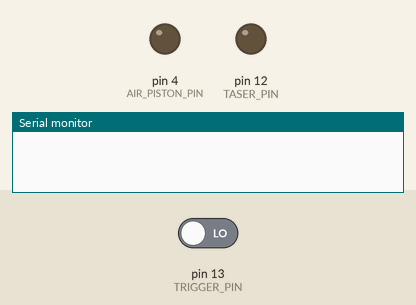
Recording of a sketch running on a simulated Arduino Uno, built with avr-gcc and run on an emulated ATmega328P. On the bench: output pins drawn as LEDs (lit = HIGH), the last lines printed to the serial monitor. Inputs (shaded band) come from the test bench; at power-on: pin 13 (TRIGGER_PIN) LOW.

Above: at 1.2 s.
1.3 s: pin 13 (TRIGGER_PIN) driven HIGH
At 1.35 s:
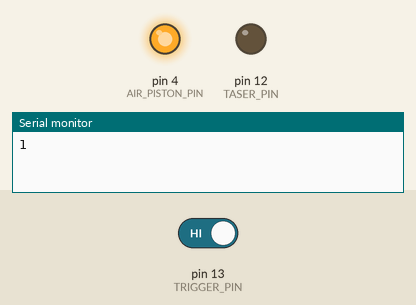
Timing chart, 0 to 4.3 s (numbered marks = the images above; inputs shaded):
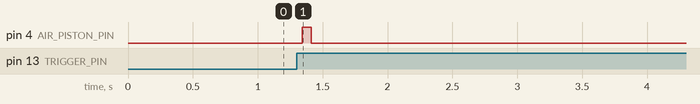

Measured:
- after the input at 1.3 s, pin 4 (AIR_PISTON_PIN): LOW → HIGH at once, → LOW 0.07 s later

The sketch:

wiredESP.ino
```````````````````cpp
#include <Arduino.h>
#include <Bounce2.h>
#include"functions.h"

// Define Pins
#define TRIGGER_PIN 13
#define AIR_PISTON_PIN 4
#define TASER_PIN 12

// Debounce Object
Bounce trigger = Bounce();

// Zap Timer
unsigned long zap = millis();
bool notZapped = true;

void setup() {
  // Initialize Serial Comms
  Serial.begin(115200);
  Serial.setTimeout(1);

  // Setup Trigger Pin
  trigger.attach(TRIGGER_PIN, INPUT);
  trigger.interval(25);

  // Setup Air Piston Pin
  pinMode(AIR_PISTON_PIN, OUTPUT);

  // Setup Taser Pin
  pinMode(TASER_PIN, OUTPUT);
}

void loop() {

  // Update Debounced Button Object
  trigger.update();

  // Check for Trigger Press
  if(trigger.rose()){
    // Send trigger event to the PC
    Serial.println(1);

    // Shoot -- Temporary, Remove When Connected to Computer and Comms Work
    fire_shot(70);
  }

  // Hardcoded zap
  if(((millis() - zap) > 10000) && notZapped){
    notZapped = false;
    punish_player(4);
  }

  // Get Trigger Data
  //while (!Serial.available()); // Breaks everything, never leaves loop
  x = Serial.readString().toInt();
  if (x == 3) { // shot denied, do nothing  `!qqqq  `!Q@Q!! ``````````````````1Q2
    if (debug == true) {
      //Serial.flush();
      Serial.print(x);
    }
  }
  else if (x == 556) { // shot confirmed fire! (AR recoil)
    fire_shot(70);
    if (debug == true) {
      Serial.print(x);
    }
  }
  else if (x == 308) { // shot confirmed fire! (308 recoil)
    fire_shot(70);
    if (debug == true) {
      Serial.print(x);
    }
  }
  else if (x == 9) { // shot confirmed fire! (9mm SMG recoil)
    fire_shot(25);
    if (debug == true) {
      Serial.print(x);
    }
  }
  else if (x == 22) { // shot confirmed fire! (Pistol recoil)
    fire_shot(15); // cant feel much with pistols
    if (debug == true) {
      Serial.print(x);
    }
  }
  else if (x == 44) { // if dead tazer time
    punish_player(5);  // taze the bastard
    if (debug == true) {
      Serial.print(x);
    }
  }
  Serial.flush();
}
```````````````````

functions.h
```cpp
int val = 0;  // variable to store the value rea
int air_piston_pin = 4;// pin for controlling the air piston
bool flag = false;
int taser_pin = 12;
int x;
bool debug = true; // Debug Flag

void punish_player(int time_){
  digitalWrite(taser_pin, HIGH);
  delay(time_);
  digitalWrite(taser_pin, LOW);
}

void fire_shot(int time_) {
  int reset_factor = 1.2;
  digitalWrite(air_piston_pin, HIGH);
  delay(time_);
  digitalWrite(air_piston_pin, LOW);
  delay(int(time_ * reset_factor));
}
```
